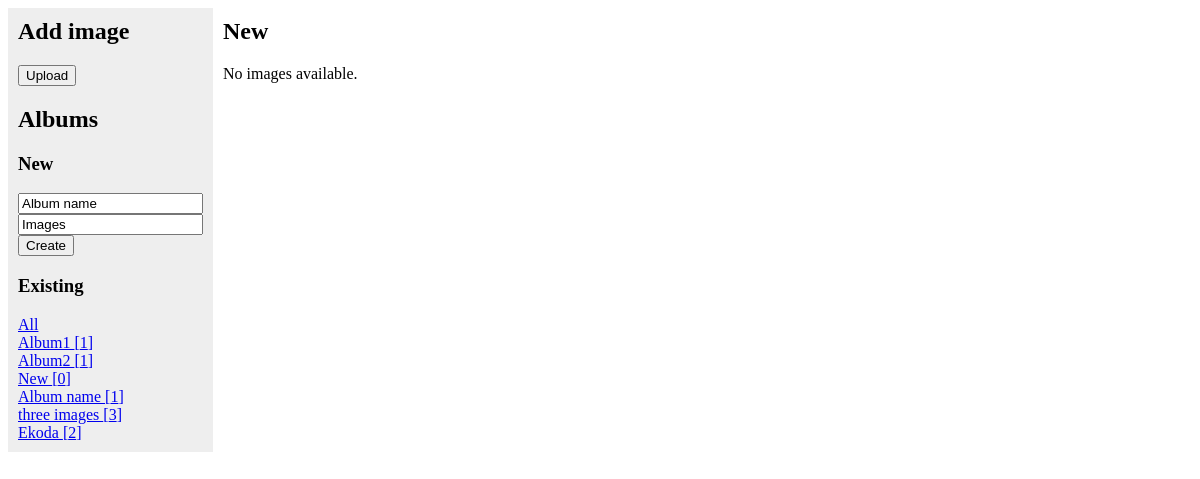
Page /gallery/album/3/ on the committed database.
### gallery/models.py (models this page shows, shortened)
class Album(models.Model):
    images  = models.ManyToManyField(Image)
    name    = models.CharField(max_length=100)
    def size(self):
        return len(self.images.all())

### gallery/views.py (the view)
# urls.py: url(r'^album/(?P<album_id>\d+)/$', views.albumIndex, name='albumIndex'),
def albumIndex(request, album_id):
    albums = Album.objects.all()
    album = get_object_or_404(Album, pk=album_id)
    images = album.images.all()
    context = {
            'images' : images,
            'albums' : albums,
            'album'  : album
            }
    return render(request, 'gallery/index.html', context)

### gallery/templates/gallery/index.html (shortened to what this page needs)
{% load staticfiles %}
<link rel="stylesheet" type="text/css" href="{% static 'gallery/style.css' %}" />
<div class="page">
	<div class="pageRow">
	<div class="navbar">
		<h2>Add image</h2>
		<form action="{% url 'gallery:imageCreate' %}" method="post" enctype="multipart/form-data">
			<p><input type="submit" value="Upload" /></p>
		</form>
		<h2>Albums</h2>
		<h3>New</h3>
		<form action="{% url 'gallery:albumCreate' %}" method="post">
			<input type="text" name="name" value="Album name" />
			<input type="text" name="images" value="Images" id="newAlbumImages" readonly />
			<input type="submit" value="Create" />
		</form>
		<h3>Existing</h3>
		<a href="{% url 'gallery:index' %}">All</a><br>
		{% for album in albums %}
		<a href="{% url 'gallery:albumIndex' album.id %}">{{album.name}} [{{album.size }}]</a><br>
		{% endfor %}
	</div>
	<div class="content">
		{% if album %}
			<h2> {{ album.name }} </h2>
		{% endif %}
		{% if images %}
			<ul class="gallery columns-3" id="selectable">
				{% for image in images %}
				<li id="{{ image.id }}">
					<img src="{{ image.thumbnail.url }}">
					<h3> {{ image.title }} </h3>
					<p> Taken: {{ image.taken_date }} </p>
					<button type="button" onclick="showFullScreen('{{ image.imgfile.url }}')">View</button>
					{% if album %}
						<form action="{% url 'gallery:albumRemoveImage' album.id image.id %}" method="post">
							{% csrf_token %}
							<input type="submit" value="Remove" />
						</form>
					{% endif %}
				</li>
				{% endfor %}
			</ul>
		{% else %}
			<p>No images available.</p>
		{% endif %}
	</div>
	</div>
</div>

### gallery/static/gallery/style.css (style rules this page uses)
.page { display: table; width: 100%; }
.pageRow { display: table-row; }
.navbar { display: table-cell; width: 8%; padding:10px; background-color: #eeeeee; }
.content { display: table-cell; width:91%; padding:10px; }

### rows in the picture
Album: name "Album1", size "1"
Album: name "Album2", size "1"
Album: name "New", size "0"
Album: name "Album name", size "1"
Album: name "three images", size "3"
Album: name "Ekoda", size "2"
